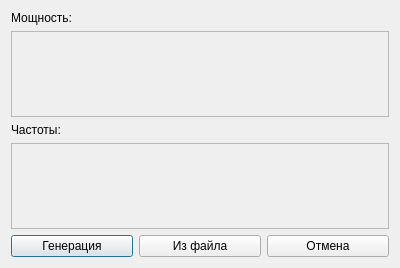
<?xml version="1.0" encoding="UTF-8"?>
<ui version="4.0">
 <class>InputDataDialog</class>
 <widget class="QDialog" name="InputDataDialog">
  <property name="geometry">
   <rect>
    <x>0</x>
    <y>0</y>
    <width>400</width>
    <height>268</height>
   </rect>
  </property>
  <property name="windowTitle">
   <string>Входные данные</string>
  </property>
  <layout class="QVBoxLayout" name="verticalLayout">
   <item>
    <widget class="QLabel" name="label">
     <property name="text">
      <string>Мощность:</string>
     </property>
    </widget>
   </item>
   <item>
    <widget class="QTextEdit" name="powerEdit">
     <property name="enabled">
      <bool>false</bool>
     </property>
    </widget>
   </item>
   <item>
    <widget class="QLabel" name="label_2">
     <property name="text">
      <string>Частоты: </string>
     </property>
    </widget>
   </item>
   <item>
    <widget class="QTextEdit" name="frequencyEdit">
     <property name="enabled">
      <bool>false</bool>
     </property>
    </widget>
   </item>
   <item>
    <layout class="QHBoxLayout" name="horizontalLayout">
     <item>
      <widget class="QPushButton" name="generateButton">
       <property name="text">
        <string>Генерация</string>
       </property>
      </widget>
     </item>
     <item>
      <widget class="QPushButton" name="loadButton">
       <property name="text">
        <string>Из файла</string>
       </property>
      </widget>
     </item>
     <item>
      <widget class="QPushButton" name="cancelButton">
       <property name="text">
        <string>Отмена</string>
       </property>
      </widget>
     </item>
    </layout>
   </item>
  </layout>
 </widget>
 <resources/>
 <connections/>
</ui>
